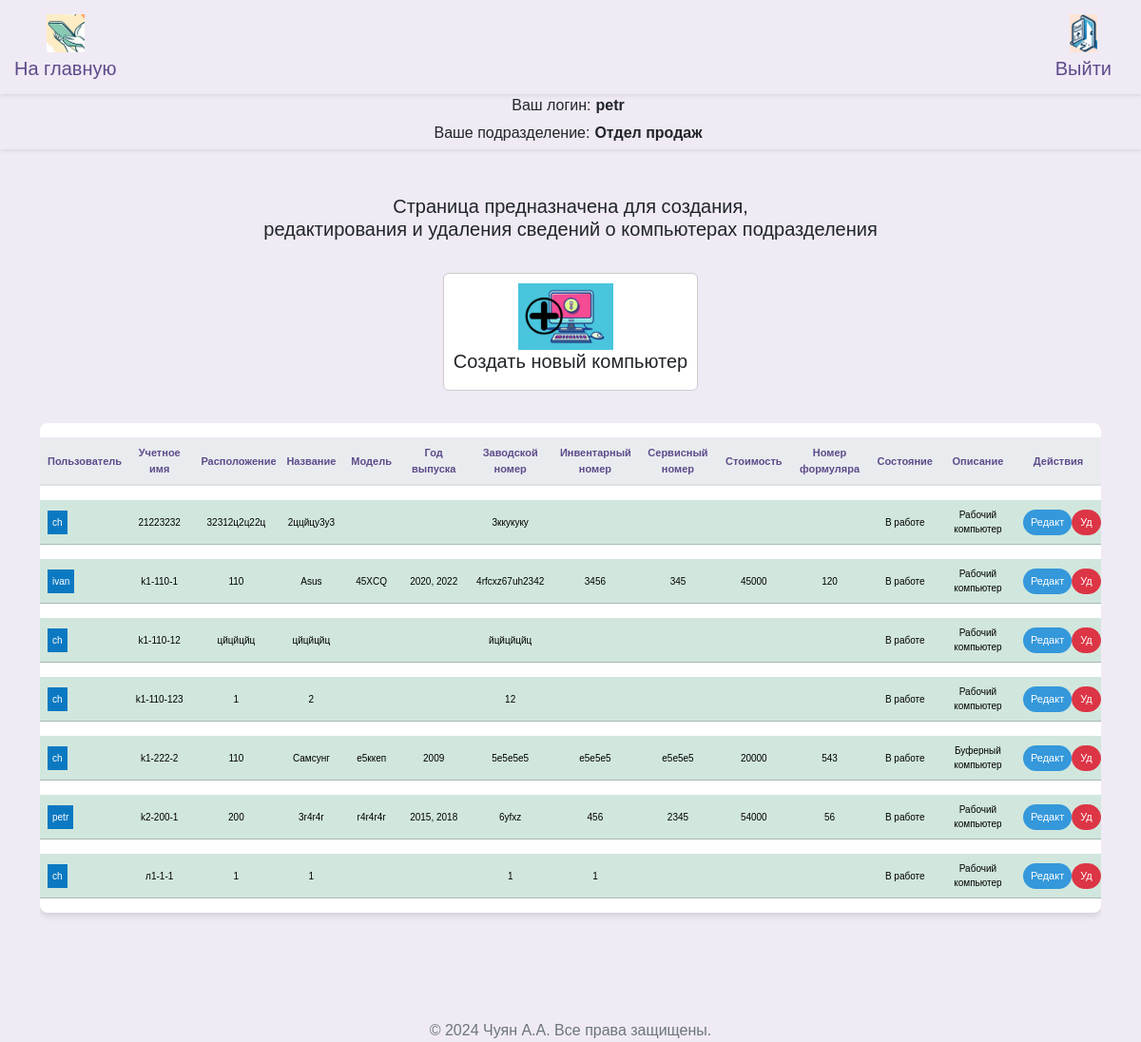
The app's page /arms (signed in), older data.
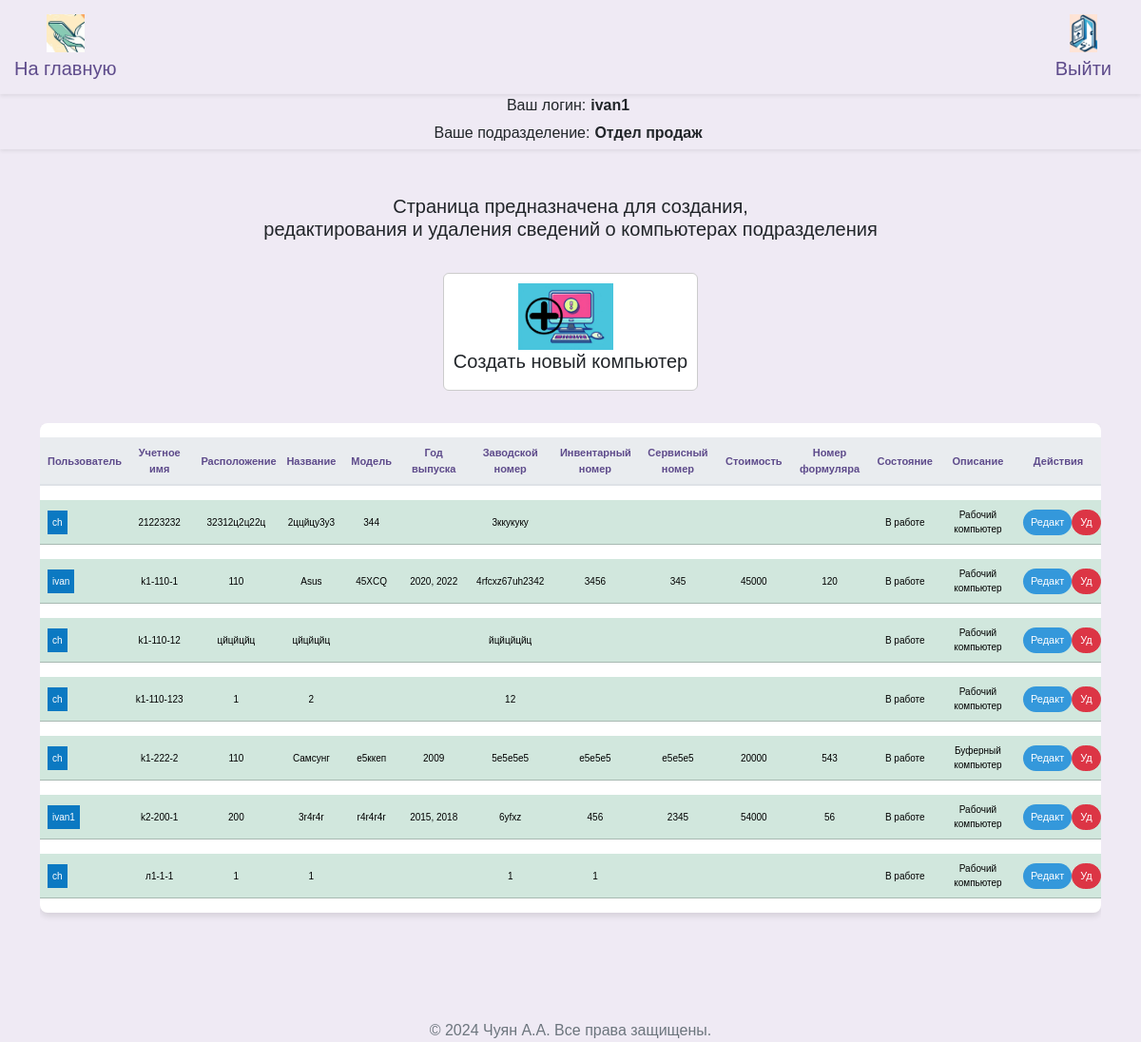
The same page, newer data.
### src/database/models.py (models this page shows, shortened)
class Worker(Base):
    __tablename__ = "worker"
    id = Column(Integer, primary_key=True)
    role = Column(Enum(Role), default=Role.guest)
    fio = Column(String)
    name = Column(String, unique=True)
    password = Column(String)
    department = Column(String)
    position = Column(String)
    description = Column(String, default=None)
    conn_worker_arm = relationship(
        "Arm", back_populates="conn_arm_worker"
    )

class Arm(Base):
    __tablename__ = "arm"
    id = Column(Integer, primary_key=True)
    title = Column(String, unique=True)
    department_arm = Column(String)
    location = Column(String)
    name = Column(String)
    model = Column(String)
    release = Column(String)
    num_serial = Column(String)
    num_invent = Column(String)
    num_service = Column(String)
    price = Column(String)
    formular = Column(String)
    state = Column(String)
    description = Column(String, default=None)
    description2 = Column(String, default=None)
    description3 = Column(String, default=None)
    id_worker = Column(Integer, ForeignKey("worker.id"), default=1)
    conn_arm_worker = relationship(
        "Worker", back_populates="conn_worker_arm"
    )

### src/frontend/router.py (the view)
@router.get("/arms")
async def get_arms(
    request: Request,
    worker: Worker = Depends(get_worker_or_redirect),
    session: AsyncSession = Depends(get_session),
):
    data = await CRUDArm.get_all_arm_sorted(session)
    data_worker = await CRUDWorker.get_all(session)
    return templates.TemplateResponse(
        "arms/index.html",
        {"request": request, "worker": worker, "data": data, "data_worker": data_worker},
    )

### src/frontend/template/arms/index.html (shortened to what the changed rows need)
{% extends "base/base.html" %}
{% block content %}
<head>
</head>
<div class="row">
  <div class="col-12">
    <div class="table-responsive">
      <table class="table table-hover table-shadow table-rounded">
        <thead>
          <tr>
            <th scope="col" >Пользователь</th>
            <th scope="col" >Учетное имя</th>
            <th scope="col" >Расположение</th>
            <th scope="col" >Название</th>
            <th scope="col" >Модель</th>
            <th scope="col" >Год выпуска</th>
            <th scope="col" >Заводской номер</th>
            <th scope="col" >Инвентарный номер</th>
            <th scope="col" >Сервисный номер</th>
            <th scope="col" >Стоимость</th>
            <th scope="col" >Номер формуляра</th>
            <th scope="col" >Состояние</th>
            <th scope="col" >Описание</th>
            <th scope="col" >Действия</th>
          </tr>
        </thead>
        <tbody class="text-center">
          {% for tuple in data %}
            {% set object = tuple %}
              {% if object.department_arm == worker.department %}
                {% for tuple2 in data_worker %}
                  {% if tuple2.id == object.id_worker %}
                    {% set varUserName = tuple2.name %}
                    {% set varUserId = tuple2.id %}
                    <tr class="table-success">
                      <td>
                        <div style="display: flex;">
                          <span style="padding: 5px;
                            {% if varUserName == 'Нет пользователя' %}
                              background-color: #ff0000;
                            {% else %}
                              background-color: #0b79c2;
                            {% endif %}
                            color: white;">
                            {{varUserName}}
                          </span>
                        </div>
                      </td>
                      <td>{{ object.title }}</td>
                      <td>{{ object.location }}</td>
                      <td>{{ object.name }}</td>
                      <td>{{ object.model }}</td>
                      <td>{{ object.release }}</td>
                      <td>{{ object.num_serial }}</td>
                      <td>{{ object.num_invent }}</td>
                      <td>{{ object.num_service }}</td>
                      <td>{{ object.price }}</td>
                      <td>{{ object.formular }}</td>
                      <td>{{ object.state }}</td>
                      <td>{{ object.description }}</td>
                      <td>
                        <div style="display: flex;">
                          <button type="button" class="btn btn-primary btn-sm" style="background-color: #3498db; color: white; font-size: 11px;"
                            data-bs-toggle="modal"
                            data-bs-target="#modalUpdate"
                            data-bs-id="{{object.id}}"
                            data-bs-user="{{varUserName}}"
                            data-bs-title="{{object.title}}"
                            data-bs-location="{{object.location}}"
                            data-bs-name="{{object.name}}"
                            data-bs-model="{{object.model}}"
                            data-bs-release="{{object.release}}"
                            data-bs-num_serial="{{object.num_serial}}"
                            data-bs-num_invent="{{object.num_invent}}"
                            data-bs-num_service="{{object.num_service}}"
                            data-bs-price="{{object.price}}"
                            data-bs-formular="{{object.formular}}"
                            data-bs-state="{{object.state}}"
                            data-bs-description="{{object.description}}"
                            data-bs-workerdepartment= "{{worker.department}}"
                            data-bs-user_id="{{varUserId}}"
                            console.log(data-bs-user)
                            >
                            Редакт
                          </button>
                          <button type="button" class="btn btn-danger btn-sm" style="color: white; font-size: 11px;"
                            onclick="deleteArm('{{ object.id }}')">
                            Уд
                          </button>
                        </div>
                      </td>
                    </tr>
                {% endif %}
              {% endfor %}
            {% endif %}
          {% endfor %}
        </tbody>
      </table>
    </div>
  </div>
</div>
{% endblock %}

### src/frontend/template/base/info.html (shortened to what this page needs)
<nav class="info navbar-expand-lg navbar-light shadow-sm">
  <div class="user-info">
    <div class="d-flex align-items-center">
      <span class="label">Ваш логин:</span>
      <span class="value">{{ worker.name }}</span>
    </div>
    <div class="d-flex align-items-center">
      <span class="label">Ваше подразделение:</span>
      <span class="value">{{ worker.department }}</span>
    </div>
  </div>
</nav>

Row changes from the older to the newer data that the page shows:
changed Worker "Отдел продаж": name "petr" → "ivan1"
changed Arm "2ццйцу3у3": model (not shown) → "344"
